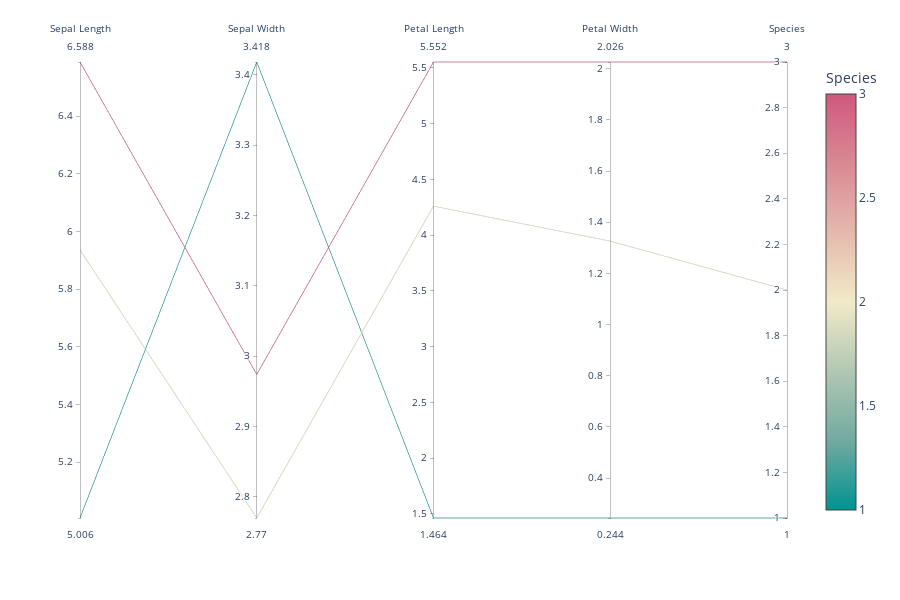

Notebook cell for this chart:
### Code cell
fig = px.parallel_coordinates(df_iris_mean_by_group, color="species_id", labels={"species_id": "Species",
                "sepal_width": "Sepal Width", "sepal_length": "Sepal Length",
                "petal_width": "Petal Width", "petal_length": "Petal Length", },
                             color_continuous_scale=px.colors.diverging.Tealrose,
                             color_continuous_midpoint=2)
fig.show()

### Figure 1 — Plotly figure (JSON) as saved in the notebook; plotly's stock layout.template omitted (floating-point values rounded to 4 significant figures)
{"data": [{"dimensions": [{"label": "Sepal Length", "values": [5.006, 5.936, 6.588]}, {"label": "Sepal Width", "values": [3.418, 2.77, 2.974]}, {"label": "Petal Length", "values": [1.464, 4.26, 5.552]}, {"label": "Petal Width", "values": [0.244, 1.326, 2.026]}, {"label": "Species", "values": [1, 2, 3]}], "domain": {"x": [0, 0.98], "y": [0, 1]}, "line": {"color": [1, 2, 3], "coloraxis": "coloraxis"}, "name": "", "type": "parcoords"}], "layout": {"coloraxis": {"cmid": 2, "colorbar": {"title": {"text": "Species"}}, "colorscale": [[0, "rgb(0, 147, 146)"], [0.1667, "rgb(114, 170, 161)"], [0.3333, "rgb(177, 199, 179)"], [0.5, "rgb(241, 234, 200)"], [0.6667, "rgb(229, 185, 173)"], [0.8333, "rgb(217, 137, 148)"], [1, "rgb(208, 88, 126)"]]}, "height": 600, "legend": {"tracegroupgap": 0}, "margin": {"t": 60}}}
